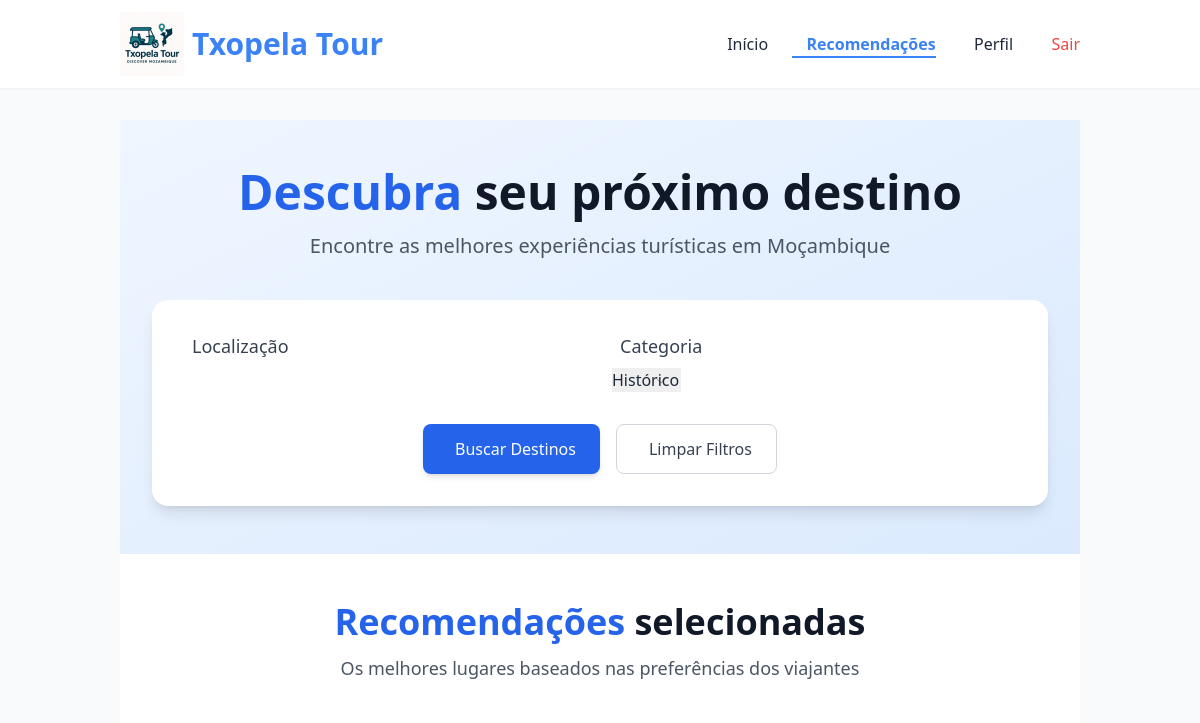
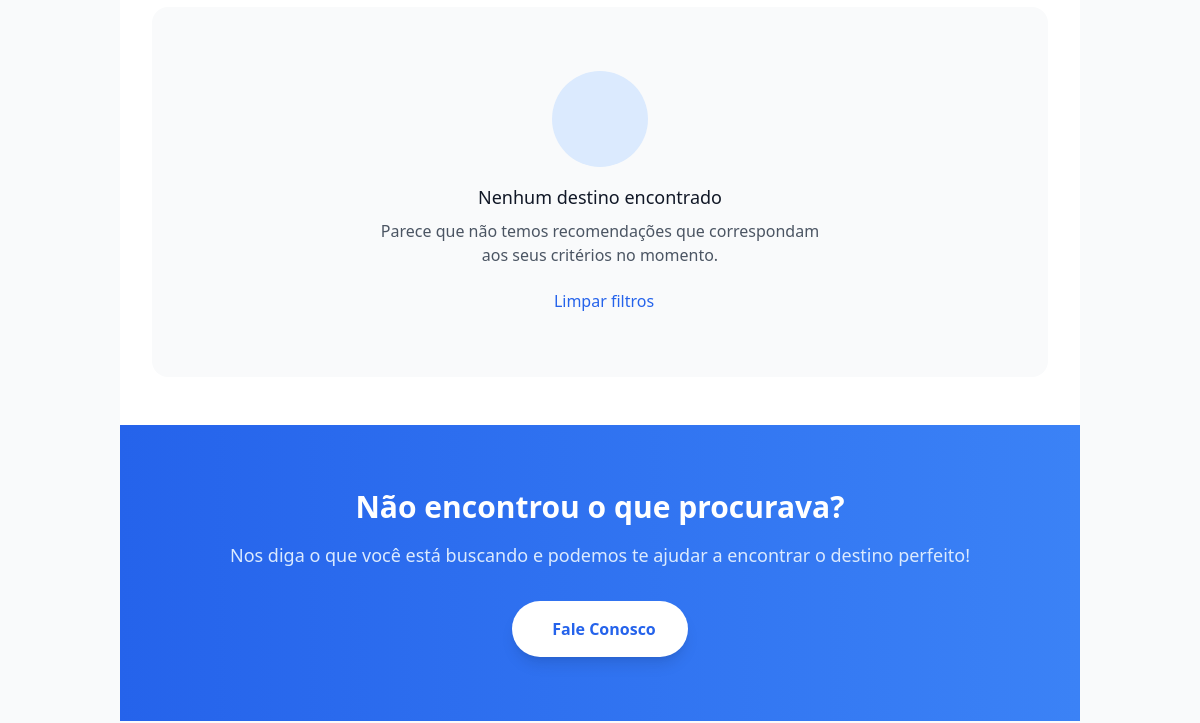
The page /recomendacoes/ (signed in, upper part) on the database as committed earlier (2 pictures, top to bottom).
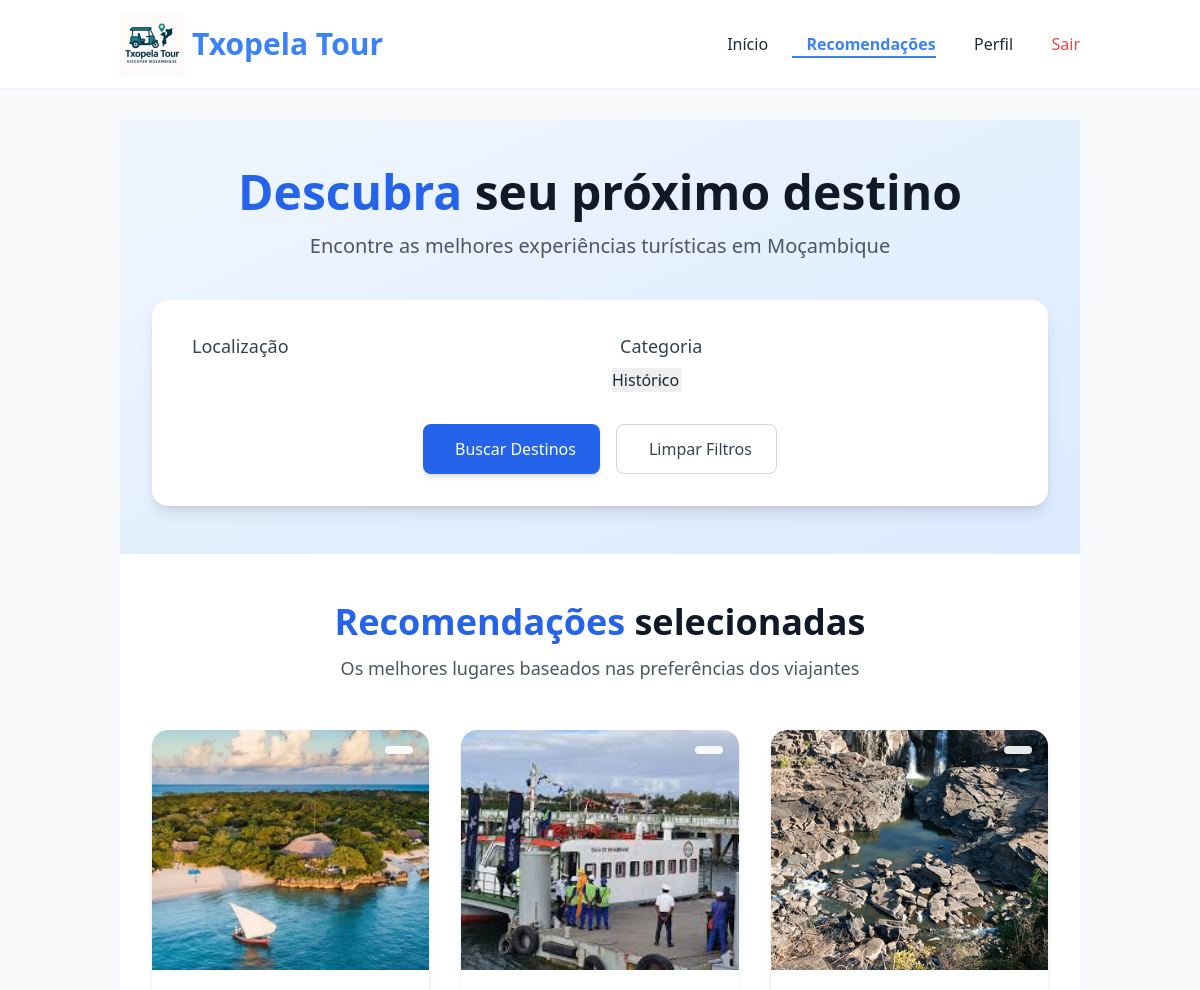
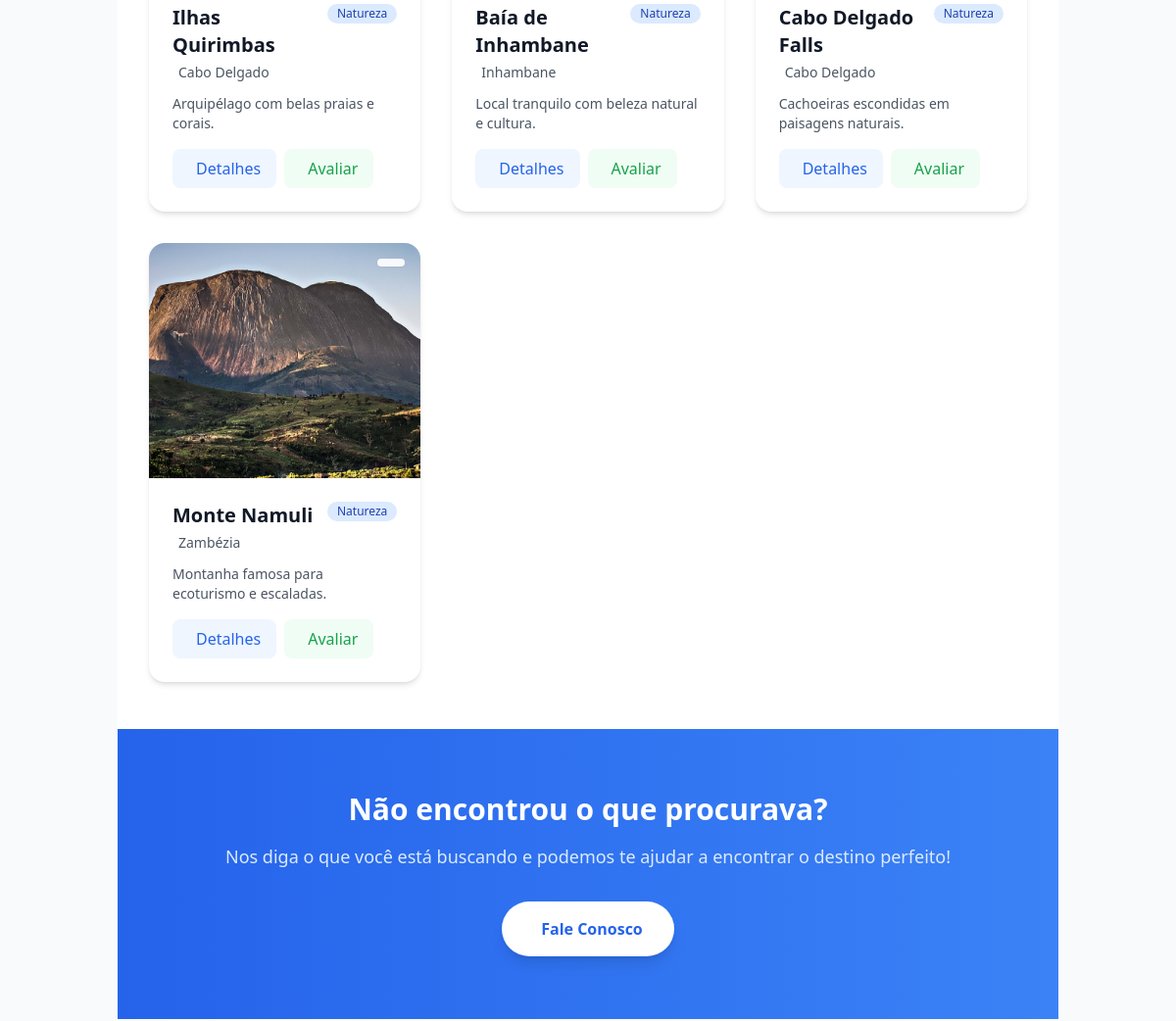
The same page on the database as committed later (2 pictures, top to bottom).
### turismo/models.py (models this page shows, shortened)
class PontoTuristico(models.Model):
    nome = models.CharField(max_length=100)
    descricao = models.TextField()
    localizacao = models.CharField(max_length=200)
    imagem = models.ImageField(upload_to='pontos/', null=True, blank=True)
    data_cadastro = models.DateTimeField(auto_now_add=True)
    categoria = models.CharField(max_length=100, blank=True, null=True)
    @property
    def media_avaliacoes(self):
        avg = self.avaliacoes.aggregate(Avg('nota'))['nota__avg']
        return round(avg, 1) if avg is not None else "Ainda sem avaliações"

### turismo/views.py (the view, shortened to what this page needs)
# urls.py: path('recomendacoes/', views.recomendacoes, name='recomendacoes'),
@login_required
def recomendacoes(request):
    locais = PontoTuristico.objects.all()
    form = PreferenciaForm(request.GET or None)
    filtros_ativos = False  # flag para sabermos se o usuário filtrou manualmente
    usuario = request.user  # User (não perfil)
    boas_avaliacoes = Avaliacao.objects.filter(visitante=usuario, nota__gte=4)
    categorias_favoritas = boas_avaliacoes.values_list('lugar__categoria', flat=True)
    localizacoes_favoritas = boas_avaliacoes.values_list('lugar__localizacao', flat=True)
    locais_avaliados_ids = boas_avaliacoes.values_list('lugar_id', flat=True)
    recomendados = PontoTuristico.objects.filter(
        categoria__in=categorias_favoritas
    ).exclude(id__in=locais_avaliados_ids)
    recomendados |= PontoTuristico.objects.filter(
        localizacao__in=localizacoes_favoritas
    ).exclude(id__in=locais_avaliados_ids)
    recomendados = recomendados.distinct()
    if not filtros_ativos:
        locais = recomendados
    return render(request, 'turismo/recomendacoes.html', {
        'locais': locais,
        'form': form,
    })

### turismo/forms.py
class PreferenciaForm(forms.Form):
    localizacao = forms.CharField(label="Sua localização", required=False)
    categoria = forms.ChoiceField(label="Categoria preferida", choices=CATEGORIAS_CHOICES, required=False)

### turismo/templates/turismo/recomendacoes.html (shortened to what the changed rows need)
{% extends 'turismo/base.html' %}
{% load static %}
{% block content %}
<section class="bg-gradient-to-br from-blue-50 to-blue-100 py-12 px-4 sm:px-6 lg:px-8">
  <div class="max-w-7xl mx-auto">
    <div class="text-center mb-10">
      <h1 class="text-4xl sm:text-5xl font-bold text-gray-900 mb-4">
        <span class="text-blue-600">Descubra</span> seu próximo destino
      </h1>
    </div>
  </div>
</section>
<section class="py-12 px-4 sm:px-6 lg:px-8 bg-white">
  <div class="max-w-7xl mx-auto">
    <div class="text-center mb-12">
      <h2 class="text-3xl sm:text-4xl font-bold text-gray-900 mb-3">
        <span class="text-blue-600">Recomendações</span> selecionadas
      </h2>
    </div>
    {% if locais %}
    <div class="grid grid-cols-1 sm:grid-cols-2 lg:grid-cols-3 gap-8">
      {% for local in locais %}
      <div class="group relative bg-white rounded-2xl shadow-md overflow-hidden transition-all duration-300 hover:shadow-xl hover:-translate-y-2">
        <div class="relative h-60 overflow-hidden">
          {% if local.imagem %}
          <img src="{{ local.imagem.url }}"
               class="w-full h-full object-cover transition-transform duration-500 group-hover:scale-105"
               alt="{{ local.nome }}"
               loading="lazy">
          {% else %}
          <div class="w-full h-full bg-gray-100 flex items-center justify-center text-gray-400">
            <i class="ph ph-image text-5xl"></i>
          </div>
          {% endif %}
          {% if local.media_avaliacoes %}
          <div class="absolute top-4 right-4 bg-white/90 backdrop-blur-sm px-3 py-1 rounded-full shadow-sm flex items-center">
          </div>
          {% endif %}
        </div>
        <div class="p-6">
          <div class="flex items-start justify-between">
            <div>
              <h3 class="text-xl font-bold text-gray-900 mb-1">{{ local.nome }}</h3>
              <p class="flex items-center text-gray-600 text-sm mb-3">
                {{ local.localizacao }}
              </p>
            </div>
            <span class="inline-flex items-center px-2.5 py-0.5 rounded-full text-xs font-medium bg-blue-100 text-blue-800">
              {{ local.categoria }}
            </span>
          </div>
          <p class="text-gray-600 text-sm mb-4 line-clamp-2">{{ local.descricao }}</p>
          <div class="flex flex-wrap gap-2">
            <a href="{% url 'turismo:detalhe_ponto' local.id %}"
               class="inline-flex items-center px-4 py-2 bg-blue-50 hover:bg-blue-100 text-blue-600 rounded-lg font-medium transition-colors">
               Detalhes
            </a>
            <a href="{% url 'turismo:avaliar' local.id %}"
               class="inline-flex items-center px-4 py-2 bg-green-50 hover:bg-green-100 text-green-600 rounded-lg font-medium transition-colors">
               Avaliar
            </a>
          </div>
        </div>
      </div>
      {% endfor %}
    </div>
    {% else %}
    <div class="text-center py-16 bg-gray-50 rounded-2xl">
      <div class="mx-auto h-24 w-24 flex items-center justify-center bg-blue-100 rounded-full text-blue-600 mb-4">
      </div>
      <h3 class="text-lg font-medium text-gray-900 mb-2">Nenhum destino encontrado</h3>
      <p class="text-gray-600 max-w-md mx-auto mb-4">Parece que não temos recomendações que correspondam aos seus critérios no momento.</p>
      <a href="{% url 'turismo:recomendacoes' %}" class="inline-flex items-center text-blue-600 hover:text-blue-700 font-medium">
         Limpar filtros
      </a>
    </div>
    {% endif %}
  </div>
</section>
<section class="bg-gradient-to-r from-blue-600 to-blue-500 py-16 px-4 sm:px-6 lg:px-8">
  <div class="max-w-4xl mx-auto text-center">
    <h2 class="text-2xl sm:text-3xl font-bold text-white mb-4">Não encontrou o que procurava?</h2>
  </div>
</section>
{% endblock %}

Rows that differ between the two databases and show on the page:
now on this page (row edited): PontoTuristico: imagem (picture), nome "Ilhas Quirimbas", localizacao "Cabo Delgado", categoria "Natureza", descricao "Arquipélago com belas praias e corais."
now on this page (row edited): PontoTuristico: imagem (picture), nome "Baía de Inhambane", localizacao "Inhambane", categoria "Natureza", descricao "Local tranquilo com beleza natural e cultura."
now on this page (row edited): PontoTuristico: imagem (picture), nome "Cabo Delgado Falls", localizacao "Cabo Delgado", categoria "Natureza", descricao "Cachoeiras escondidas em paisagens naturais."
now on this page (row edited): PontoTuristico: imagem (picture), nome "Monte Namuli", localizacao "Zambézia", categoria "Natureza", descricao "Montanha famosa para ecoturismo e escaladas."
Other text that changed with them:
text no longer shown: "Nenhum destino encontrado Parece que não temos recomendações que correspondam aos seus critérios no momento. Limpar filtros"
